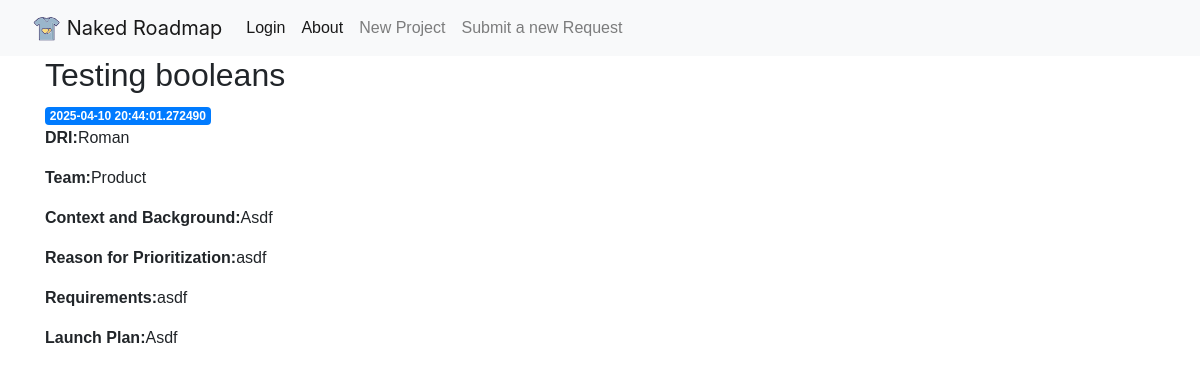
The page /10 on the database its author committed.
### app/models.py (models this page shows, shortened)
class Project(db.Model):
    __tablename__ = "project"
    id: so.Mapped[int] = so.mapped_column(primary_key=True)
    name: so.Mapped[str] = so.mapped_column(sa.TEXT())
    created: so.Mapped[datetime] = so.mapped_column(index=True, default=lambda: datetime.now(timezone.utc))
    dri: so.Mapped[str] = so.mapped_column(sa.TEXT())
    team: so.Mapped[str] = so.mapped_column(sa.TEXT())
    context: so.Mapped[str] = so.mapped_column(sa.TEXT())
    why: so.Mapped[str] = so.mapped_column(sa.TEXT())
    requirements: so.Mapped[str] = so.mapped_column(sa.TEXT())
    launch: so.Mapped[str] = so.mapped_column(sa.TEXT())
    backlog: so.Mapped[bool] = so.mapped_column(unique=False, default=False, nullable=True)
    discussion: so.Mapped[bool] = so.mapped_column(unique=False, default=True, nullable=True)
    location: so.Mapped[str] = so.mapped_column(sa.TEXT(),  nullable=True, default="discussion")

### app/routes.py (the view)
@app.route('/<int:project_id>')
def project(project_id):
    project = (
        Project.query
        .filter_by(id=project_id)
        .first()
    )
    return render_template('project.html', project=project)

### app/templates/project.html
{% extends 'base.html' %}
{% block content %}
    <h2>{{ project['name'] }}</h2>
    <span class="badge badge-primary">{{ project['created'] }}</span>
    <p><strong>DRI:</strong>{{ project['dri'] }}</p>
    <p><strong>Team:</strong>{{ project['team'] }}</p>
    <p><strong>Context and Background:</strong>{{ project['context'] }}</p>
    <p><strong>Reason for Prioritization:</strong>{{ project['why'] }}</p>
    <p><strong>Requirements:</strong>{{ project['requirements'] }}</p>
    <p><strong>Launch Plan:</strong>{{ project['launch'] }}</p>
{% endblock %}

### app/static/style.css (style rules this page uses)
h1, h2, h3, h4, h5, h6, p, ul, li, span { font-family: "Mulish", sans-serif; }

### rows shown on the page
Project: name "Testing booleans", created "2025-04-10 20:44:01.272490", dri "Roman", team "Product", context "Asdf", why "asdf", requirements "asdf", launch "Asdf"
